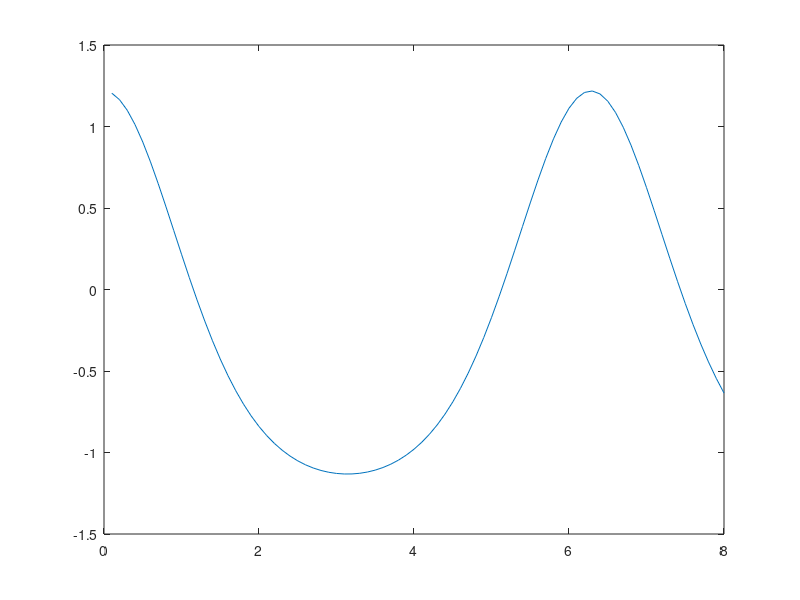

The MATLAB script that drew this image:


clc,clear
%Function Handle is "v"
%argument is "t"
%expression is "exp(sin(t))-1
v = @(t) exp(sin(t)) - 1;  
AA=4;
 
velocity_4 = v(AA);
fprintf('The velocity of the car at t= 4sec is %f m/s.\n\n',velocity_4);
 disp('pause')
 pause
 %now change where we want o evaluate "v"
 BB=8;
 velocity_8 = v(BB);
 fprintf('The velocity of the car at t= 8sec is %f m/s.\n\n',velocity_8);
disp('pause')
 pause
 %now evaluate "v" for many values
 CC=[1,2,3,4,5,6,7,8,9,10];
 
velocity_1_10=v(CC);
fprintf('The velocity of the car at t= [1,2,3...10]sec is %f m/s.\n\n',velocity_1_10);
disp('pause')
pause
% now create anonymous function with multi-variables
%Function Handle is "Line_Y"
%arguments are "x,m,b"
%expression is "m.*x +b
Line_Y= @(x,m,b) m.*x +b;
mslope=8;
bintercept=5;
x_independant=1;
y_dependant=Line_Y(x_independant,mslope,bintercept)
disp('pause')
pause
%repeat for a number of "xx" values
xx=[1,2,3,4,5,6,7,8,9,10];
y_10_dependant=Line_Y(xx,mslope,bintercept)
disp('pause')
pause
% Now lets use anonymous functions
%with fzero and integral
%Function Handle is "v"
%argument is "t"
%expression is "exp(cos(t))-1.5
w = @(t) exp(cos(t)) - 1.5;  
%evaluate w for many values
DD=[0.1:0.1:8.0];
vel_1_8=w(DD);
% I am going to plot the result. Why ?

figure(88)
plot(DD,vel_1_8)
%Look at the plot. Where does the plot cross the
%horizontal axis ?
% Looks like near 1 and 5. 
% the crossing points are the .....?
%ROOTS...good thinking

disp('pause')
pause

%fzero will assist you in finding the roots
% you simply make a "good" guess
% why is "w" used below ??
root1 = fzero(w, 1)
root2 = fzero(w, 5)
disp('pause')
pause
%use the output (root1 and root 2) and integrate
% to determine displacement
displacement=integral(w,root1,root2)

